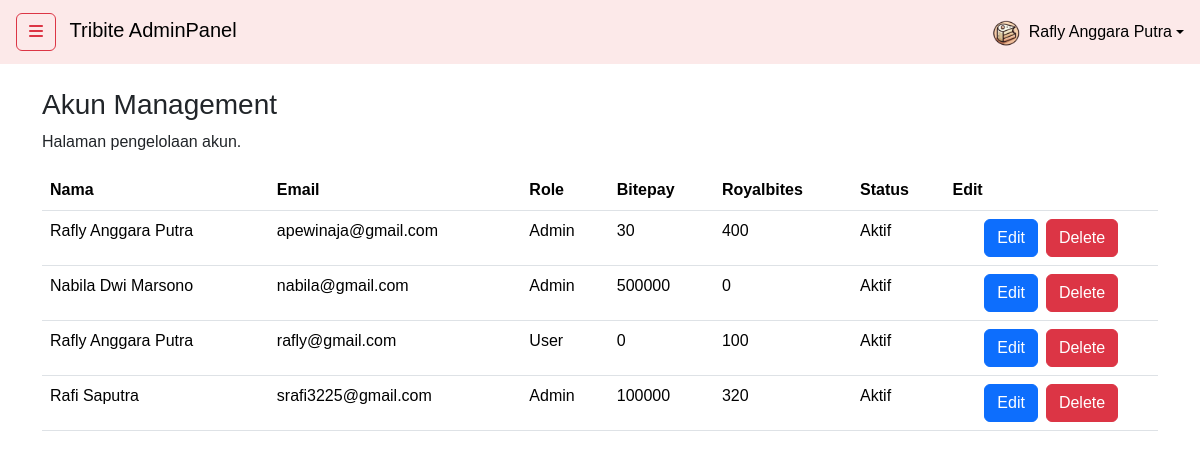
The app's page /app/views/dashboard/akun/akunmanage.php (signed in) with its own data.
### tables this page shows
CREATE TABLE `akun`  (
  `id` int(11) NOT NULL AUTO_INCREMENT,
  `nama` varchar(30) NOT NULL,
  `password` varchar(255) NOT NULL,
  `email` varchar(100) NOT NULL,
  `telepon` varchar(20) NOT NULL,
  `role` tinyint(4) NOT NULL DEFAULT 0,
  `picture` varchar(255) NOT NULL DEFAULT '',
  `bitepay` int(11) NOT NULL DEFAULT 0,
  `point` int(11) NOT NULL DEFAULT 0,
  `date` datetime(0) NULL DEFAULT NULL,
  `alamat` varchar(255) NULL DEFAULT NULL,
  `metode_pembayaran` varchar(20) NULL DEFAULT NULL,
  `status` enum('aktif','deleted') NULL DEFAULT NULL,
  `created_at` datetime(0) NULL DEFAULT NULL,
  `deleted_at` datetime(0) NULL DEFAULT NULL,
  PRIMARY KEY (`id`) USING BTREE
);

### app/views/auth/auth.php (called while the page is built, shortened)
<?php
    $stmt = $conn->prepare("CALL GetAuth(?)");
    $stmt->bind_param("i", $_SESSION['user']['id']);
    $stmt->execute();
    $result = $stmt->get_result();
?>

### app/views/dashboard/akun/akunmanage.php (the view, shortened to what this page needs)
<?php
include_once $_SERVER['DOCUMENT_ROOT'] . '/tribite/config.php';
include AUTH;
include PARTIALS_PATH . 'header.php';
$stmt = $conn->prepare("CALL GetAkun");
$stmt->execute();
$result = $stmt->get_result();
$akun = [];
if ($result->num_rows >= 1) {
    while ($row = $result->fetch_assoc()) {
        $akun[] = $row;
    }
} else {
    $_SESSION['notif'] = ["Warn", "Akun tidak ditemukan!"];
}
?>
<div class="container-fluid">
    <div class="row">
        <?php include PARTIALS_PATH . 'sidebar.php'; ?>
        <div class="col">
            <div class="container mt-4">
                <div class="d-flex flex-column flex-md-row justify-content-md-between justify-content-center align-items-center">
                  <div class="text-center text-md-start">
                    <h3>Akun Management</h3>
                    <p>Halaman pengelolaan akun.</p>
                  </div>
                </div>
                <table id="akunTable" class="table nowrap w-100">
                        <thead>
                            <tr>
                                <th data-priority="1">Nama</th>
                                <th>Email</th>
                                <th>Role</th>
                                <th>Bitepay</th>
                                <th>Royalbites</th>
                                <th>Status</th>
                                <th>Edit</th>
                            </tr>
                        </thead>
                        <tbody>
                            <?php foreach ($akun as $row): ?>
                                <tr>
                                    <td><?= htmlspecialchars($row['nama']) ?></td>
                                    <td><?= htmlspecialchars($row['email']) ?></td>
                                    <td><?= $row['role'] ? 'Admin' : 'User' ?></td>
                                    <td><?= $row['bitepay'] ?></td>
                                    <td><?= $row['point'] ?></td>
                                    <td><?= $row['status'] ? 'Aktif' : 'Nonaktif' ?></td>
                                    <td>
                                        <div class="d-inline d-md-flex justify-content-md-center gap-2">
                                            <button type="button" class="btn btn-primary"
                                              data-id="<?= $row['id'] ?>"
                                              data-nama="<?= htmlspecialchars($row['nama']) ?>"
                                              data-email="<?= htmlspecialchars($row['email']) ?>"
                                              data-role="<?= $row['role'] ?>"
                                              data-bitepay="<?= $row['bitepay'] ?>"
                                              data-point="<?= $row['point'] ?>"
                                              data-bs-toggle="modal"
                                              data-bs-target="#EditAkun" id="edit-akun">
                                              Edit
                                            </button>
                                            <form action="/akun/akun_delete" method="POST" style="display:inline;" onsubmit="return confirm('Yakin ingin hapus akun ini?')">
                                              <button type="submit" class="btn btn-danger">Delete</button>
                                            </form>
                                        </div>
                                    </td>
                                </tr>
                            <?php endforeach; ?>
                        </tbody>
                    </table>
            </div>
        </div>
    </div>
</div>
<?php
include PARTIALS_PATH . 'footer.php';
?>

### assets/css/global.css (style rules this page uses)
body { font-family: 'Poppins', sans-serif; background-color: #FCE9E9; }
@media (min-width: 768px) { body { margin: 10px 150px 0 150px; } }

### app/views/components/sidebar.php (style rules this page uses)
body { background-color: white; margin: 0px; }

### records on screen
akun: nama "Rafly Anggara Putra", email "apewinaja@gmail.com", role "Admin", bitepay "30", point "400", status "Aktif"
akun: nama "Nabila Dwi Marsono", email "nabila@gmail.com", role "Admin", bitepay "500000", point "0", status "Aktif"
akun: nama "Rafly Anggara Putra", email "rafly@gmail.com", role "User", bitepay "0", point "100", status "Aktif"
akun: nama "Rafi Saputra", email "srafi3225@gmail.com", role "Admin", bitepay "100000", point "320", status "Aktif"

### other values on screen
$_SESSION['user']['nama'] "Rafly Anggara Putra"
